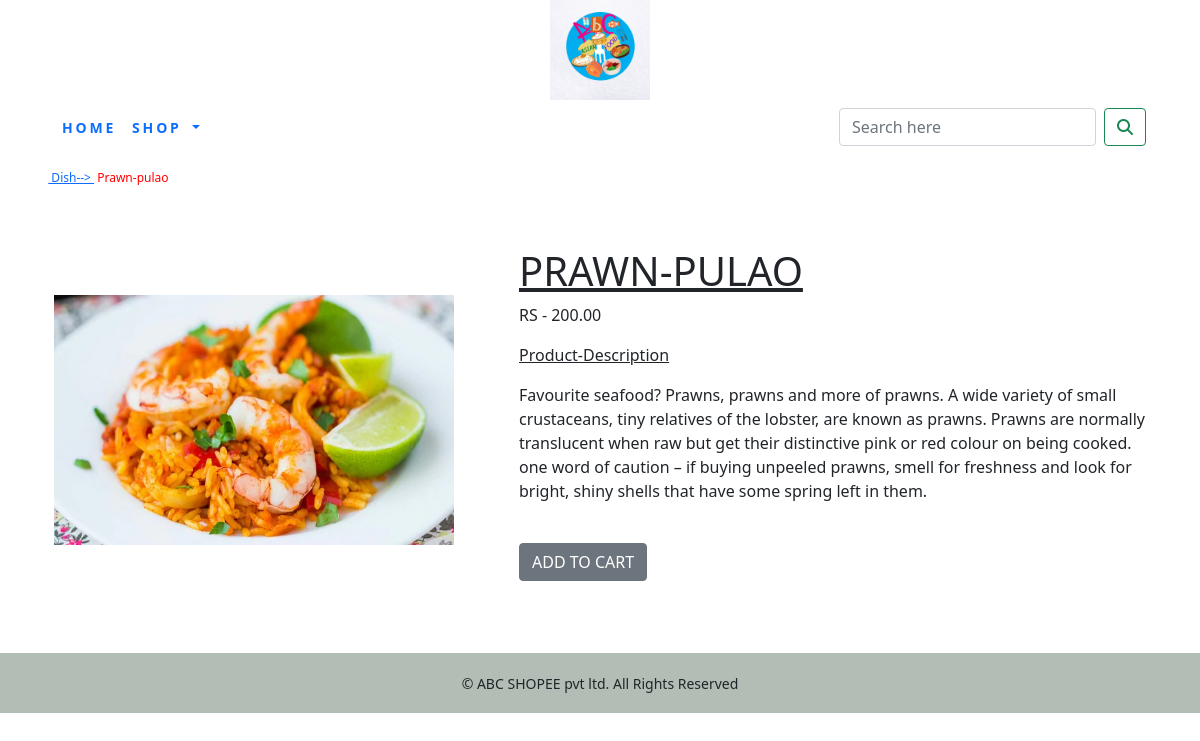
The app's page /cartapp/non-veg/prawn-pulao/ with its own data.
### cartapp/models.py (models this page shows, shortened)
class Product(models.Model):
    name = models.CharField(max_length=250, unique=True)
    slug = models.SlugField(max_length=250, unique=True)
    desc2 = models.TextField(blank=True)
    price=models.DecimalField(max_digits=10, decimal_places=2)
    category=models.ForeignKey(Category,on_delete=models.CASCADE)
    image2 = models.ImageField(upload_to='product', blank=True)
    stock=models.IntegerField()
    available=models.BooleanField(default=True)
    created=models.DateTimeField(auto_now_add=True)
    updated=models.DateTimeField(auto_now=True)
    def get_url(self):
        return reverse('cartapp:pc_details',args=[self.category.slug,self.slug])
    class Meta:
        ordering = ('name',)
        verbose_name = 'product'
        verbose_name_plural = 'products'

### cartapp/views.py (the view)
# urls.py: path('<slug:c_slug>/<slug:p_slug>/',views.proDetail,name='pc_details')
def proDetail(request,c_slug,p_slug):
    try:
        product=Product.objects.get(category__slug=c_slug,slug=p_slug)
    except Exception as e:
        raise e
    return render(request,"product.html",{'product':product})

### cartapp/context_processors.py (called while the page is built)
def menu_links(request):
    links=Category.objects.all()
    return dict(links=links)

### cartapp/models.py (called while the page is built)
    def get_url(self):
        return reverse('cartapp:products_by_category',args=[self.slug])

### orderapp/context_processors.py (called while the page is built)
def counter(request):
    item_count=0
    if 'admin' in request.path:
        return {}
    else:
        try:
            cart=order.objects.filter(cart_id=_cart_id(request))
            cart_items=cartItem.objects.all().filter(cart=cart[:1])
            for cart_item in cart_items:
                 item_count += cart_item.quantity
        except order.DoesNotExist:
            item_count = 0
    return dict(item_count=item_count)

### orderapp/views.py (called while the page is built)
def _cart_id(request):
    cart=request.session.session_key
    if not cart:
        cart=request.session.create()
    return cart

### templates/product.html (shortened to what this page needs)
{% extends 'base.html' %}
{% load static %}
{% block content %}
<div class="row my_prod_row_class">
    <div class="mx_auto"><p>
        &nbsp; <text style="color:red"><a href="{{product.get_url}}">&nbsp;Dish--> </a></text>
        &nbsp;<text style="color:red">{{product.name}}</text>
    </div>
</div>
<div class="container">
<br>
<div class="row">
      <div class="col-sm-5">
<br><br>
            <img src="{{product.image2.url}}" width="400" height="250" alt="{{product.name}}">
        </div><br>
    <br>
        <div class="col-sm-7">
            <div>
                <h1><u><span style="text-transform:uppercase">{{product.name}}</span></u></h1>
            <p>RS - {{product.price}}</p>
            <p class="my-title"><u>Product-Description</u></p>
            <p class="text-justify my_prod_text">{{product.desc2}}</p>
            {% if product.stock <= 0 %}
            <p class="text-justify my_prod_text"><b><i>OUT OF STOCK</i></b></p>
            {% else %}<br>
            <a class="btn btn-secondary" href="{% url 'orderapp:add_cart' product.id %}">ADD TO CART</a>
                {% endif %}
    </div>
</div>
</div>
</div>
<br>
<br>
<br>
    {% endblock %}

### static/css/custom.css (style rules this page uses)
body { font-family:'Roboto', sans-serif; }
.my_prod_row_class { padding-top:15px; padding-bottom:20px; }
.my_prod_row_class .mx_auto { color:#000; font-size:12px; text-decoration:none; }
.my_prod_text { padding_right:20px; }

### records on screen
Product: name "Prawn-pulao", image2 (picture), name "PRAWN-PULAO", price "200.00", desc2 "Favourite seafood? Prawns, prawns and more of prawns. A wide variety of small crustaceans, tiny relatives of the lobster, are known as prawns. Prawns are normally translucent when raw but get their distinctive pink or red colour on being cooked. one word of caution – if buying unpeeled prawns, smell for freshness and look for bright, shiny shells that have some spring left in them."
